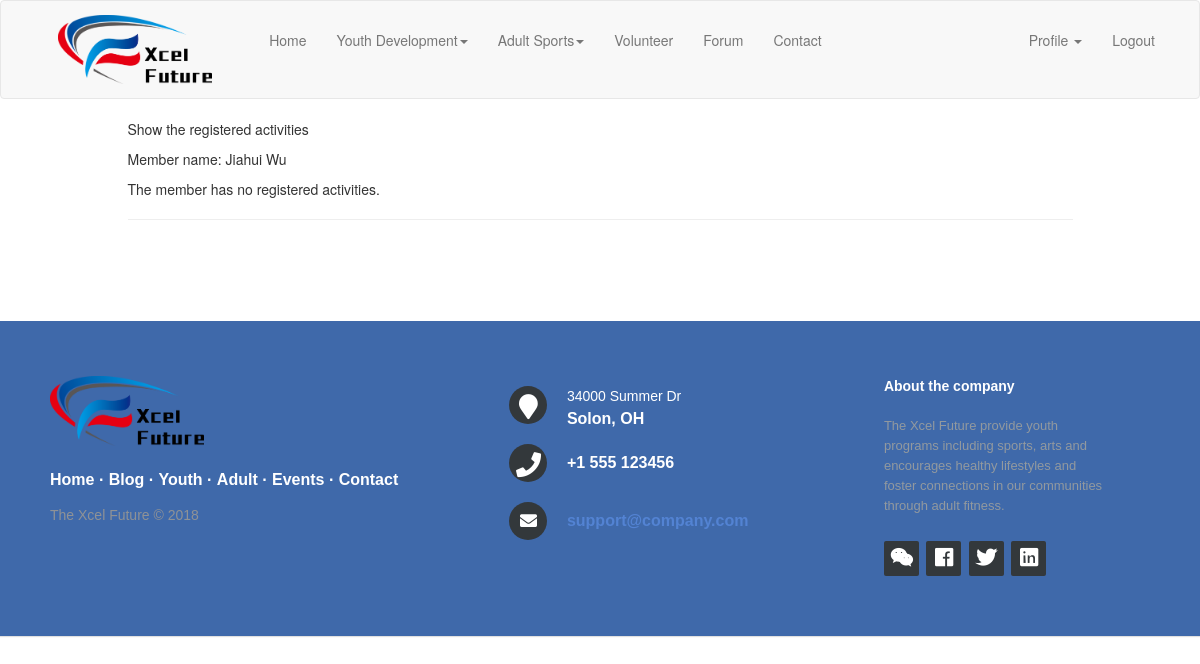
Before: /my_activities (signed in) with the older database file.
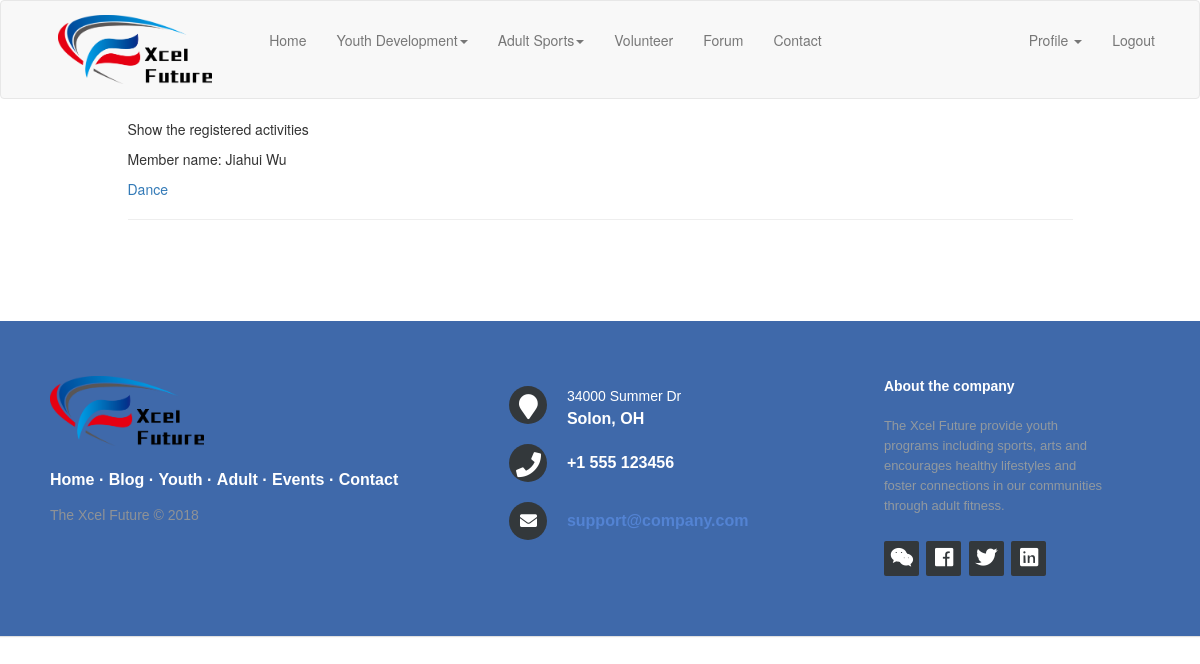
After: the same page with the newer database file.
### app/models.py (models this page shows, shortened)
class Member(UserMixin, db.Model):
    id = db.Column(db.Integer, primary_key=True)
    fname = db.Column(db.String(64))
    lname = db.Column(db.String(64))
    gender = db.Column(db.String(10))
    birthday = db.Column(db.Date)
    country = db.Column(db.String(50))
    other = db.Column(db.String(50))
    state = db.Column(db.String(50))
    city = db.Column(db.String(50))
    address = db.Column(db.String(200))
    zip = db.Column(db.String(10))
    cell = db.Column(db.String(20))
    check1 = db.Column(db.Boolean, default=False)
    healthNotes = db.Column(db.String(100))
    EmergencyContact = db.Column(db.String(64))
    EmergencyPhone = db.Column(db.String(20))
    account_id = db.Column(db.Integer, db.ForeignKey('user.id'))
    registrations = db.relationship('Event', secondary=regis,
    backref=db.backref('registers', lazy='dynamic'),
    lazy='dynamic')
    def registered_events(self):
        return Event.query.join(
            regis, (regis.c.event_id == Event.id)).filter(
                regis.c.user_id == self.id).order_by(Event.start_date.desc())

class Event(db.Model):
    id = db.Column(db.Integer, primary_key=True)
    start_date = db.Column(db.DateTime, index=True, default=datetime.now)
    end_date = db.Column(db.DateTime, index=True)
    location = db.Column(db.String(128))
    limit = db.Column(db.Integer)
    participants = db.Column(db.Integer, default=0)
    title = db.Column(db.String(500))
    body = db.Column(db.Text)
    event_file = db.relationship('File', secondary=event_file_table,
                  backref=db.backref('file_event', lazy='dynamic'), lazy='dynamic')
    event_image = db.relationship('Image', secondary=event_image_table,
                  backref=db.backref('image_event', lazy='dynamic'), lazy='dynamic')

### app/routes.py (the view)
@app.route('/my_activities')
@login_required
def my_activities():
    members = Member.query.filter_by(account_id=current_user.id)
    page = request.args.get('page', 1, type=int)
    array = []
    for member in members:
        eventobj = {}
        eventobj['member'] = member
        eventobj['events'] = member.registered_events().paginate(page, app.config['EVENTS_PER_PAGE'], False).items
        array.append(eventobj)
    return render_template('my_activities.html', array=array)

### app/models.py (called while the page is built)
@login.user_loader
def load_user(id):
    return User.query.get(int(id))

### app/templates/my_activities.html
{% extends "base.html" %}
{% block app_content %}
<p>Show the registered activities</p>
{% for item in array %}
    <p>Member name: {{ item['member'].fname }} {{ item['member'].lname }}</p>
    {% if item['events'] %}
    {% for event in item['events'] %}
        <p><a href="{{ url_for('event', event=event.id) }}">{{ event.title }}</a></p>
    {% endfor %}
    {% else %}
        <p>The member has no registered activities.</p>
    {% endif %}
    <hr>
{% endfor %}
{% endblock %}

### app/templates/base.html (shortened to what this page needs)
{% extends 'bootstrap/base.html' %}
{% block styles %}
{{ super() }}
<link rel="stylesheet" href="/static/css/panel.css">
<link rel="stylesheet" href="/static/css/footer.css">
<link rel="stylesheet" href="/static/css/navbar.css">
<link rel="stylesheet" href="https://use.fontawesome.com/releases/v5.2.0/css/all.css">
{% endblock %}
{% block navbar %}
    <nav class="navbar navbar-default">
        <div class="container">
            <div class="navbar-header">
                <a class="navbar-left" href="{{ url_for('index') }}"><img src="/static/img/logo.png" alt="The Xcel Future" width="154.2" height="69.4"></a>
            </div>
            <div class="collapse navbar-collapse" id="bs-example-navbar-collapse-1">
                <ul class="nav navbar-nav">
                    <li><a href="{{ url_for('index') }}">{{ 'Home' }}</a></li>
                    <li class="dropdown">
                        <a class="dropdown-toggle" data-toggle="dropdown" href="#">{{ 'Youth Development' }}<span class="caret"></span></a>
                    </li>
                    <li class="dropdown">
                        <a class="dropdown-toggle" data-toggle="dropdown" href="#">{{ 'Adult Sports' }}<span class="caret"></span></a>
                    </li>
                    <li><a href="{{ url_for('volunteer') }}">{{ 'Volunteer' }}</a></li>
                    <li><a href="#">{{ 'Forum' }}</a></li>
                    <li><a href="#">{{ 'Contact' }}</a></li>
                </ul>
                <ul class="nav navbar-nav navbar-right">
                    {% if current_user.is_anonymous %}
                    <li><a href="{{ url_for('login') }}">{{ 'Login' }}</a></li>
                    <li><a href="{{ url_for('register') }}">{{ 'Register' }}</a></li>
                    {% else %}
                    <li class="dropdown">
                        <a class="dropdown-toggle" data-toggle="dropdown" href="#">{{ 'Profile' }}
                            <span class="caret"></span>
                        </a>
                    </li>
                    <li><a href="{{ url_for('logout') }}">{{ 'Logout' }}</a></li>
                    {% endif %}
                </ul>
            </div>
        </div>
    </nav>
{% endblock %}
{% block content %}
    <div class="container">
        <div class="row">
            <div class="col-lg-1"></div>
            <div class="col-lg-10">
        {% block app_content %}{% endblock %}
        </div>
        </div>
      <div class="col-lg-1"></div>
    </div>
<footer class="footer-distributed">
        <div class="footer-left">
            <h3><img src="/static/img/logo.png" alt="The Xcel Future" width="154.2" height="69.4"></h3>
            <p class="footer-links">
                <a href="#">Home</a>
                ·
                <a href="#">Blog</a>
                ·
                <a href="#">Youth</a>
                ·
                <a href="#">Adult</a>
                ·
                <a href="#">Events</a>
                ·
                <a href="#">Contact</a>
            </p>
            <p class="footer-company-name">The Xcel Future &copy; 2018</p>
        </div>
        <div class="footer-center">
            <div>
                <i class="fa fa-map-marker"></i>
                <p><span>34000 Summer Dr</span> Solon, OH</p>
            </div>
            <div>
                <i class="fa fa-phone"></i>
                <p>+1 555 123456</p>
            </div>
            <div>
                <i class="fa fa-envelope"></i>
                <p><a href="mailto:support@company.com">support@company.com</a></p>
            </div>
        </div>
        <div class="footer-right">
            <p class="footer-company-about">
                <span>About the company</span>
                The Xcel Future provide youth programs including sports, arts and encourages healthy lifestyles and foster connections in our communities through adult fitness.            </p>
            <div class="footer-icons">
                <a href="#"><i class="fab fa-weixin"></i></a>
                <a href="#"><i class="fab fa-facebook"></i></a>
                <a href="#"><i class="fab fa-twitter"></i></a>
                <a href="#"><i class="fab fa-linkedin"></i></a>
            </div>
        </div>
    </footer>
{% endblock %}

### app/static/css/footer.css (style rules this page uses)
.footer-distributed { background-color: #3F69AA; box-shadow: 0 1px 1px 0 rgba(0, 0, 0, 0.12); box-sizing: border-box; width: 100%; text-align: left; font: bold 16px sans-serif; padding: 55px 50px; margin-top: 80px; }
.footer-distributed .footer-left, .footer-distributed .footer-center, .footer-distributed .footer-right { display: inline-block; vertical-align: top; }
.footer-distributed .footer-left { width: 40%; }
.footer-distributed h3 { color: #ffffff; font: normal 36px 'Cookie', cursive; margin: 0; }
.footer-distributed .footer-links { color: #ffffff; margin: 20px 0 12px; padding: 0; }
.footer-distributed .footer-links a { display:inline-block; line-height: 1.8; text-decoration: none; color: inherit; }
.footer-distributed .footer-company-name { color: #8f9296; font-size: 14px; font-weight: normal; margin: 0; }
.footer-distributed .footer-center { width: 35%; }
.footer-distributed .footer-center i { background-color: #33383b; color: #ffffff; font-size: 25px; width: 38px; height: 38px; border-radius: 50%; text-align: center; line-height: 42px; margin: 10px 15px; vertical-align: middle; }
.footer-distributed .footer-center i.fa-envelope { font-size: 17px; line-height: 38px; }
.footer-distributed .footer-center p { display: inline-block; color: #ffffff; vertical-align: middle; margin:0; }
.footer-distributed .footer-center p span { display:block; font-weight: normal; font-size:14px; line-height:2; }
.footer-distributed .footer-center p a { color: #5383d3; text-decoration: none;; }
.footer-distributed .footer-right { width: 20%; }
.footer-distributed .footer-company-about { line-height: 20px; color: #92999f; font-size: 13px; font-weight: normal; margin: 0; }
.footer-distributed .footer-company-about span { display: block; color: #ffffff; font-size: 14px; font-weight: bold; margin-bottom: 20px; }
.footer-distributed .footer-icons { margin-top: 25px; }
.footer-distributed .footer-icons a { display: inline-block; width: 35px; height: 35px; cursor: pointer; background-color: #33383b; border-radius: 2px; font-size: 20px; color: #ffffff; text-align: center; line-height: 35px; margin-right: 3px; margin-bottom: 5px; }

### app/static/css/navbar.css (style rules this page uses)
.navbar-default { padding: 1em !important; }
.navbar-left { padding-left: 2em !important; padding-right: 3em !important; }
.navbar-collapse { padding-bottom: 0em !important; }

Changed rows visible on the page:
added Event: title "Dance"
Other visible differences:
list line gone: "The member has no registered activities."
